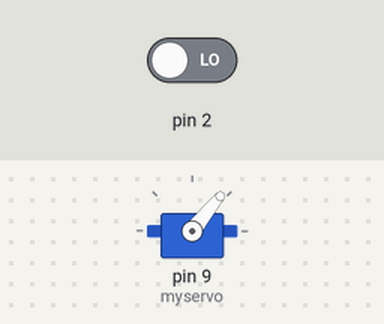
This sketch was run on a simulated Arduino Uno, built with avr-gcc and run on an emulated ATmega328P. Shown: servo. Inputs (shaded band) come from the test bench; at power-on: pin 2 LOW.

Above: at 11.7 s.
11.8 s: pin 2 driven HIGH
At 12.21 s:
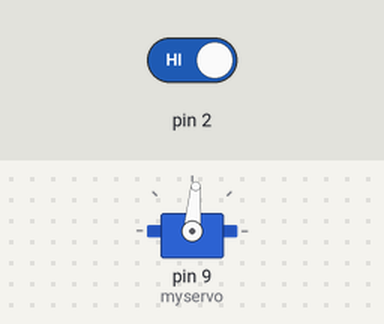
At 17.0 s:
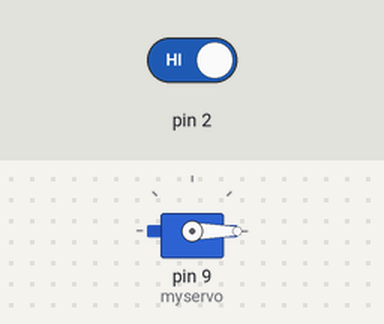
Timing chart, 0 to 18.5 s (numbered marks = the images above; inputs shaded):
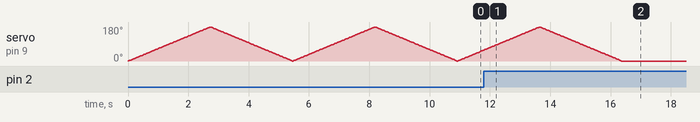

Measured:
- after the input at 11.8 s, servo on pin 9 (myservo): goes on until 16.4 s, then stays 0°

The sketch:

Day_2_Code_Button_and_Servo_Test.ino
```cpp
//www.elegoo.com
//2016.12.08
#include <Servo.h>

Servo myservo;  // create servo object to control a servo
// twelve servo objects can be created on most boards

int pos = 0;    // variable to store the servo position

void setup() {
    pinMode(2,INPUT);
    myservo.attach(9);  // attaches the servo on pin 9 to the servo object
}

void loop() {
    int digitalVal = digitalRead(2);
    if(LOW == digitalVal)
    {
        for (pos = 0; pos <= 180; pos += 1) {   // goes from 0 degrees to 180 degrees
                                                // in steps of 1 degree
            myservo.write(pos);                 // tell servo to go to position in variable 'pos'
            delay(15);                          // waits 15ms for the servo to reach the position
        }
        for (pos = 180; pos >= 0; pos -= 1) {   // goes from 180 degrees to 0 degrees
            myservo.write(pos);                 // tell servo to go to position in variable 'pos'
            delay(15);                          // waits 15ms for the servo to reach the position
        }
    }
}
```
